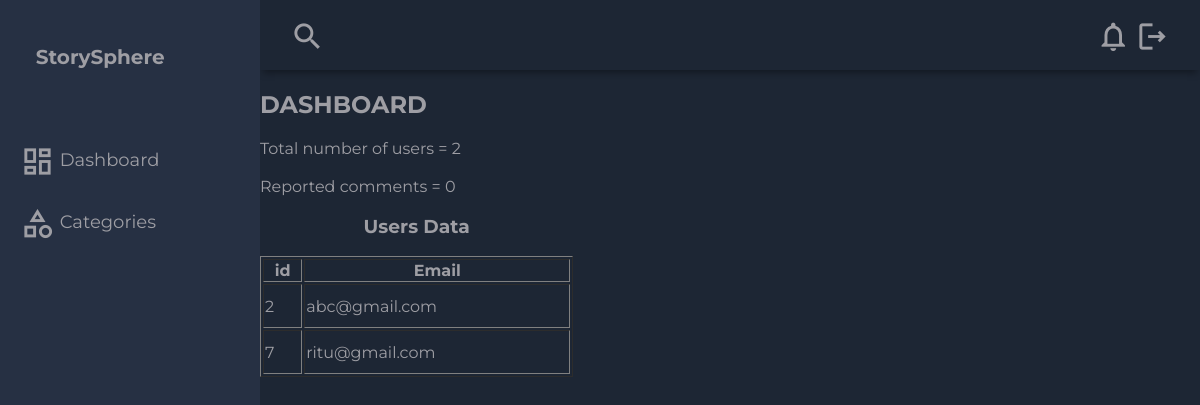
Before: /adm.php with the older database file.
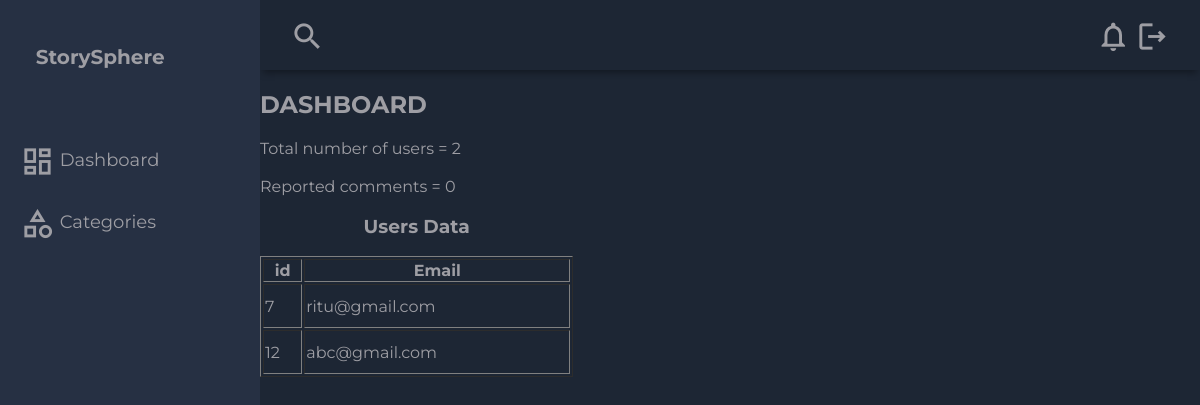
After: the same page with the newer database file.
### tables this page shows
CREATE TABLE `info` (
  `id` int(11) NOT NULL,
  `uname` varchar(50) NOT NULL,
  `email` varchar(255) NOT NULL,
  `password` varchar(255) NOT NULL,
  `avatar` blob DEFAULT NULL,
  `gender` varchar(100) DEFAULT NULL,
  `bio` varchar(100) DEFAULT NULL
);

### adm.php (the view, shortened to what this page needs)
<?php
$con = mysqli_connect("localhost", "root", "", "users");
?>
<!DOCTYPE html>
<html lang="en">
  <head>
    <link rel="stylesheet" href="ad.css">
  </head>
  <body>
  <div class="grid-container">
<header class="header">
  <div class="header-left">
    <span class="material-icons-outlined">search</span>
  </div>
  <div class="header-right">
    <a href="admNotification.php">
    <span class="material-icons-outlined">notifications</span>
      </a>
    <a href="logout.php">
    <span class="material-icons-outlined">logout</span>
  </a>
  </div>
</header>
<aside id="sidebar">
  <div class="sidebar-title">
    <div class="sidebar-brand">
      <span class="material-icons-outlined"></span> StorySphere
    </div>
  </div>
  <ul class="sidebar-list">
    <li class="sidebar-list-item">
      <a href="adm.php">
        <span class="material-icons-outlined">dashboard</span> Dashboard
      </a>
    </li>
    <li class="sidebar-list-item">
      <a href="category.php">
        <span class="material-icons-outlined">category</span> Categories
      </a>
    </li>
  </ul>
</aside>
    <main>
      <div>
        <h2>DASHBOARD</h2>
      </div>
      <div class="admin-panel">
        <?php
        $query1 = "SELECT * from info WHERE email NOT IN ('ritukhwalapala@gmail.com', 'rajanbhandari@gmail.com')";
        $result1 = mysqli_query($con, $query1);
        if($result1){
          $count = mysqli_num_rows($result1);
          echo "Total number of users = ".$count;
        }
        $query2 = "SELECT * FROM noti";
        $result2 = mysqli_query($con, $query2);
        if($result2){
          $count = mysqli_num_rows($result2);
          echo "<br><br>Reported comments = ".$count;
        }
        ?>
        <center><h3>Users Data</h3></center>
        <table border='1'>
          <tr>
            <th>id</th>
            <th>Email</th>
          </tr>
              <?php
              while($row = mysqli_fetch_assoc($result1)){
                echo "<tr>
                <td style='height:40px'>".$row['id']."</td>
                <td style='height:40px'>".$row['email']."</td>
                </tr>";
              }
              ?>
        </table>
      </div>
    </main>
  </body>
</html>

### ad.css (style rules this page uses)
body { margin: 0; padding: 0; background-color: #1d2634; color: #9e9ea4; font-family: 'Montserrat', sans-serif; }
.material-icons-outlined { vertical-align: middle; line-height: 1px; font-size: 35px; }
.grid-container { display: grid; grid-template-columns: 260px 1fr 1fr 1fr; grid-template-rows: 0.2fr 3fr; grid-template-areas: 'sidebar header header header' 'sidebar main main main'; height: 100vh; }
.header { grid-area: header; height: 70px; display: flex; align-items: center; justify-content: space-between; padding: 0 30px 0 30px; box-shadow: 0 6px 7px -3px rgba(0, 0, 0, 0.35); }
#sidebar { grid-area: sidebar; height: 100%; background-color: #263043; overflow-y: auto; transition: all 0.5s; -webkit-transition: all 0.5s; }
.sidebar-title { display: flex; justify-content: space-between; align-items: center; padding: 30px 30px 30px 30px; margin-bottom: 30px; }
.sidebar-brand { margin-top: 15px; font-size: 20px; font-weight: 700; }
.sidebar-list { padding: 0; margin-top: 15px; list-style-type: none; }
.sidebar-list-item { padding: 20px 20px 20px 20px; font-size: 18px; }
.sidebar-list-item > a { text-decoration: none; color: #9e9ea4; }
.admin-panel { display: flex; flex-direction: column; width: 100%; max-width: 800px; margin: 0 auto; }
.header .header-right a { text-decoration: none; color: #9e9ea4; }

Changed rows visible on the page:
removed info: id "2", email "abc@gmail.com"
added info: id "12", email "abc@gmail.com"
